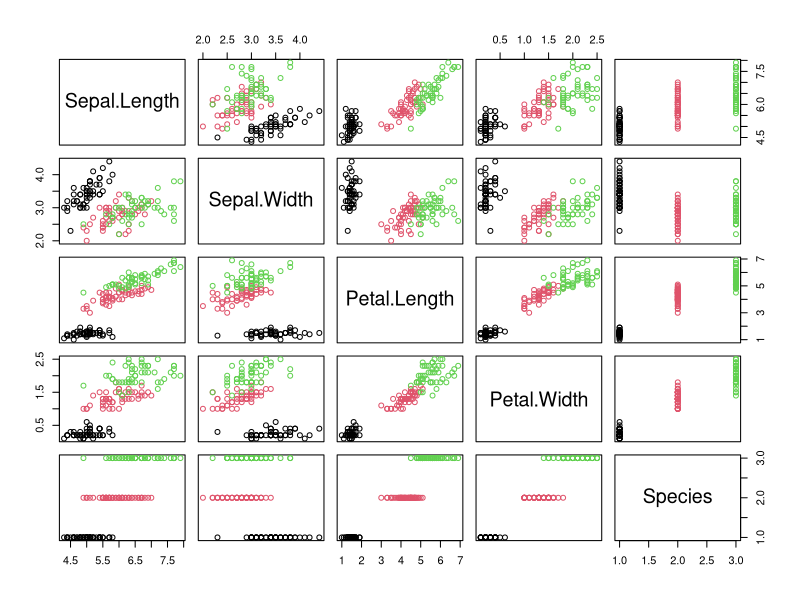
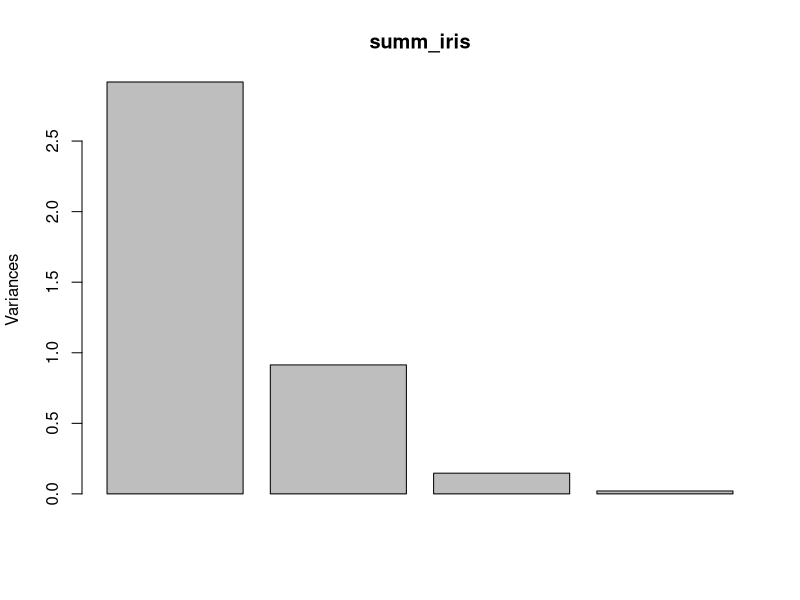
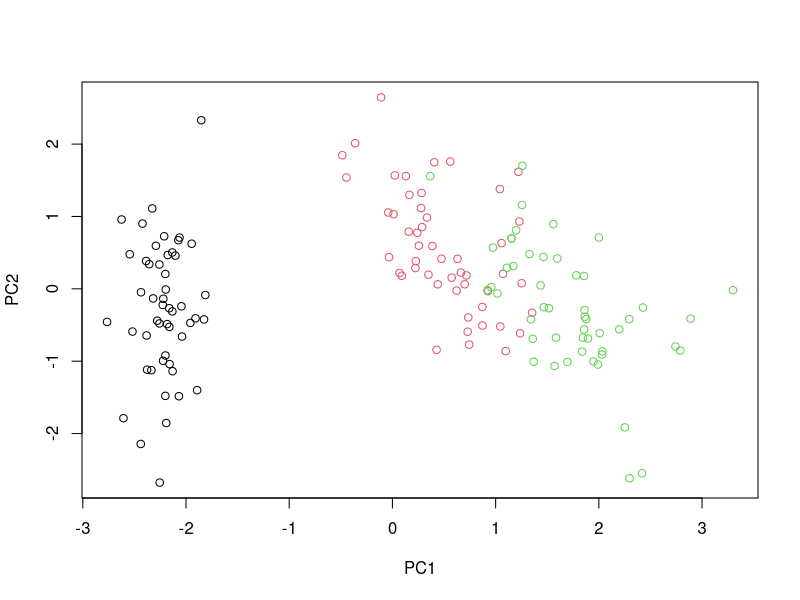

Write R code to recreate these figures, in order. (Note: this script raises an error after producing the figures.)
library('datasets')

# 2
plot(iris, col = iris$Species)
# 3
iris2 = data.frame(scale(iris[,1:4]))
iris2 = cbind(iris2, "Species" = iris$Species)

# 4
iris_pca = prcomp(iris2[,1:4])
summ_iris = summary(iris_pca)

# 5
screeplot(summ_iris)
plot(iris_pca$x, col = iris2$Species)

# 6
scatterplot3d(iris_pca$x[,1:3])

# 7
for(x in 1:4) {
  k = kmeans(iris_pca$x[,1:x], center =3)
  cat(x, "\t", adjustedRandIndex(k$cluster, iris2$Species),"\n")
  
}


